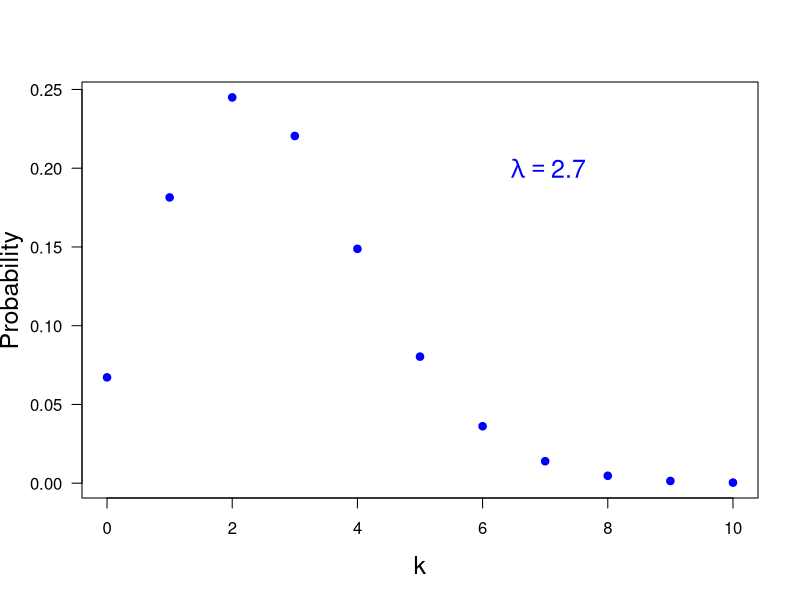

Generate this figure with R:
print('file: PDsPDFsPoissonPDexample.R')
# Poisson distribution (example)
lambda1 = 2.7; k = seq(0,10); pk = dpois(k,lambda1) 
# png('PoissonPD160817.png',width=16,height=12,units='cm',res=300)
plot(k,pk,type='p',lwd=4,col='blue',xlab='k',ylab='Probability',las=1,
     cex=0.6,cex.lab=1.5)
text(7,0.2,bquote(~lambda == .(lambda1)),col='blue',cex=1.5)
# dev.off()
